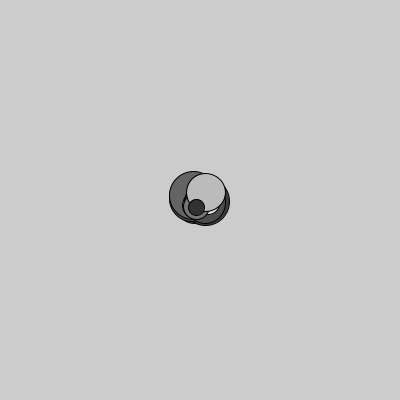
Frame 1 (no input)
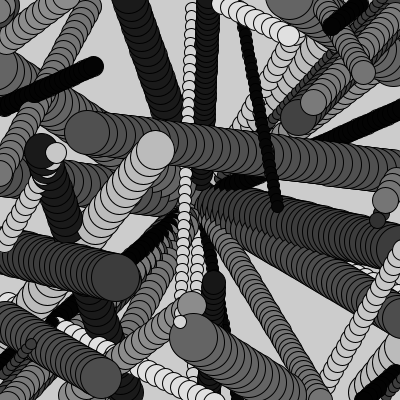
Frame 60 (the mouse pressed at the canvas centre just before this capture)
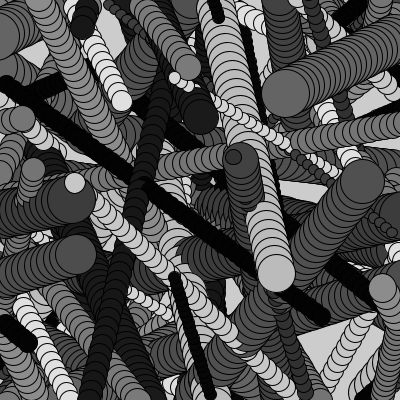
Frame 120 (the mouse held since frame 60 and released just before this capture)

The Processing sketch that drew these frames (run headless with seeded random() and noise(); from frame 60 on, the mouse is pressed at the canvas centre):

// Processing sketch: adv_04D_direction_arrays
// ── adv_04D_direction_arrays.pde
/* Zhang Liqun@SJTU IDM
*/

// moving using direction and speed
float x[],y[],dir[],speed[];
float rad[],gray[];
int num;

void setup() {
  size(400,400);  

  num=20;
  x=new float[num];
  y=new float[num];
  dir=new float[num];
  speed=new float[num];
  rad=new float[num];
  gray=new float[num];

  for(int i=0; i<num; i++) {
    x[i]=width/2;
    y[i]=height/2;
    rad[i]=random(10,50);
    gray[i]=random(255);
  }

  initDirection();
}

void draw() {
  //  background(200);

  for(int i=0; i<num; i++) {

    // calculate changein direction using
    // direction and speed
    x[i]=x[i]+cos(radians(dir[i]))*speed[i];
    y[i]=y[i]+sin(radians(dir[i]))*speed[i];

    fill(gray[i]);
    ellipse(x[i],y[i], rad[i],rad[i]);

    // keep x,y on screen
    if(x[i]<0) x[i]=width;
    if(x[i]>width) x[i]=0;
    if(y[i]<0) y[i]=height;
    if(y[i]>height) y[i]=0;  
  }
}

void initDirection() {
  for(int i=0; i<num; i++) {
    dir[i]=random(360);
    speed[i]=random(5,10);
  }
}

void mousePressed() {
  initDirection();
}
